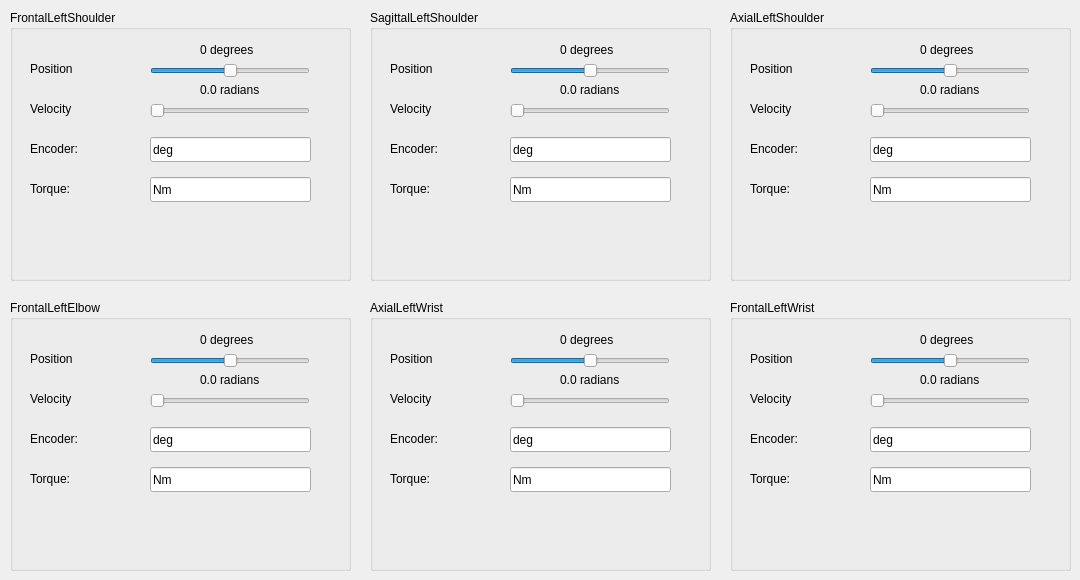
   <widget class="QWidget" name="leftArm_tab">
    <attribute name="title">
     <string>/leftArm</string>
    </attribute>
    <widget class="QGroupBox" name="sagittalLeftShoulder_groupBox">
     <property name="geometry">
      <rect>
       <x>370</x>
       <y>10</y>
       <width>341</width>
       <height>271</height>
      </rect>
     </property>
     <property name="title">
      <string>SagittalLeftShoulder</string>
     </property>
     <widget class="QLabel" name="positionSagittalLeftShoulder_label">
      <property name="geometry">
       <rect>
        <x>20</x>
        <y>50</y>
        <width>67</width>
        <height>17</height>
       </rect>
      </property>
      <property name="text">
       <string>Position</string>
      </property>
     </widget>
     <widget class="QSlider" name="velocitySagittalLeftShoulder_slider">
      <property name="geometry">
       <rect>
        <x>140</x>
        <y>93</y>
        <width>160</width>
        <height>16</height>
       </rect>
      </property>
      <property name="maximum">
       <number>100</number>
      </property>
      <property name="orientation">
       <enum>Qt::Horizontal</enum>
      </property>
     </widget>
     <widget class="QLabel" name="velocitySagittalLeftShoulder_label">
      <property name="geometry">
       <rect>
        <x>20</x>
        <y>90</y>
        <width>67</width>
        <height>17</height>
       </rect>
      </property>
      <property name="text">
       <string>Velocity</string>
      </property>
     </widget>
     <widget class="QSlider" name="positionSagittalLeftShoulder_slider">
      <property name="geometry">
       <rect>
        <x>140</x>
        <y>53</y>
        <width>160</width>
        <height>16</height>
       </rect>
      </property>
      <property name="maximum">
       <number>180</number>
      </property>
      <property name="sliderPosition">
       <number>90</number>
      </property>
      <property name="orientation">
       <enum>Qt::Horizontal</enum>
      </property>
     </widget>
     <widget class="QLabel" name="velocityValueSagittalLeftShoulder_label">
      <property name="geometry">
       <rect>
        <x>190</x>
        <y>70</y>
        <width>111</width>
        <height>20</height>
       </rect>
      </property>
      <property name="text">
       <string>0.0 radians</string>
      </property>
     </widget>
     <widget class="QLabel" name="positionValueSagittalLeftShoulder_label">
      <property name="geometry">
       <rect>
        <x>190</x>
        <y>30</y>
        <width>111</width>
        <height>20</height>
       </rect>
      </property>
      <property name="text">
       <string>0 degrees</string>
      </property>
     </widget>
     <widget class="QLineEdit" name="encoderSagittalLeftShoulder_lineEdit">
      <property name="geometry">
       <rect>
        <x>140</x>
        <y>127</y>
        <width>161</width>
        <height>25</height>
       </rect>
      </property>
      <property name="text">
       <string>deg</string>
      </property>
     </widget>
     <widget class="QLineEdit" name="torqueSagittalLeftShoulder_lineEdit">
      <property name="geometry">
       <rect>
        <x>140</x>
        <y>167</y>
        <width>161</width>
        <height>25</height>
       </rect>
      </property>
      <property name="text">
       <string>Nm</string>
      </property>
     </widget>
     <widget class="QLabel" name="encoderSagittalLeftShoulder_label">
      <property name="geometry">
       <rect>
        <x>20</x>
        <y>130</y>
        <width>67</width>
        <height>17</height>
       </rect>
      </property>
      <property name="text">
       <string>Encoder:</string>
      </property>
     </widget>
     <widget class="QLabel" name="torqueSagittalLeftShoulder_label">
      <property name="geometry">
       <rect>
        <x>20</x>
        <y>170</y>
        <width>67</width>
        <height>17</height>
       </rect>
      </property>
      <property name="text">
       <string>Torque:</string>
      </property>
     </widget>
    </widget>
    <widget class="QGroupBox" name="frontalLeftWrist_groupBox">
     <property name="geometry">
      <rect>
       <x>730</x>
       <y>300</y>
       <width>341</width>
       <height>271</height>
      </rect>
     </property>
     <property name="title">
      <string>FrontalLeftWrist</string>
     </property>
     <widget class="QSlider" name="positionFrontalLeftWrist_slider">
      <property name="geometry">
       <rect>
        <x>140</x>
        <y>53</y>
        <width>160</width>
        <height>16</height>
       </rect>
      </property>
      <property name="maximum">
       <number>180</number>
      </property>
      <property name="sliderPosition">
       <number>90</number>
      </property>
      <property name="orientation">
       <enum>Qt::Horizontal</enum>
      </property>
     </widget>
     <widget class="QLabel" name="positionFrontalLeftWrist_label">
      <property name="geometry">
       <rect>
        <x>20</x>
        <y>50</y>
        <width>67</width>
        <height>17</height>
       </rect>
      </property>
      <property name="text">
       <string>Position</string>
      </property>
     </widget>
     <widget class="QSlider" name="velocityFrontalLeftWrist_slider">
      <property name="geometry">
       <rect>
        <x>140</x>
        <y>93</y>
        <width>160</width>
        <height>16</height>
       </rect>
      </property>
      <property name="maximum">
       <number>100</number>
      </property>
      <property name="orientation">
       <enum>Qt::Horizontal</enum>
      </property>
     </widget>
     <widget class="QLabel" name="velocityFrontalLeftWrist_label">
      <property name="geometry">
       <rect>
        <x>20</x>
        <y>90</y>
        <width>67</width>
        <height>17</height>
       </rect>
      </property>
      <property name="text">
       <string>Velocity</string>
      </property>
     </widget>
     <widget class="QLabel" name="positionValueFrontalLeftWrist_label">
      <property name="geometry">
       <rect>
        <x>190</x>
        <y>30</y>
        <width>111</width>
        <height>20</height>
       </rect>
      </property>
      <property name="text">
       <string>0 degrees</string>
      </property>
     </widget>
     <widget class="QLabel" name="velocityValueFrontalLeftWrist_label">
      <property name="geometry">
       <rect>
        <x>190</x>
        <y>70</y>
        <width>111</width>
        <height>20</height>
       </rect>
      </property>
      <property name="text">
       <string>0.0 radians</string>
      </property>
     </widget>
     <widget class="QLineEdit" name="encoderFrontalLeftWrist_lineEdit">
      <property name="geometry">
       <rect>
        <x>140</x>
        <y>127</y>
        <width>161</width>
        <height>25</height>
       </rect>
      </property>
      <property name="text">
       <string>deg</string>
      </property>
     </widget>
     <widget class="QLineEdit" name="torqueFrontalLeftWrist_lineEdit">
      <property name="geometry">
       <rect>
        <x>140</x>
        <y>167</y>
        <width>161</width>
        <height>25</height>
       </rect>
      </property>
      <property name="text">
       <string>Nm</string>
      </property>
     </widget>
     <widget class="QLabel" name="encoderFrontalLeftWrist_label">
      <property name="geometry">
       <rect>
        <x>20</x>
        <y>130</y>
        <width>67</width>
        <height>17</height>
       </rect>
      </property>
      <property name="text">
       <string>Encoder:</string>
      </property>
     </widget>
     <widget class="QLabel" name="torqueFrontalLeftWrist_label">
      <property name="geometry">
       <rect>
        <x>20</x>
        <y>170</y>
        <width>67</width>
        <height>17</height>
       </rect>
      </property>
      <property name="text">
       <string>Torque:</string>
      </property>
     </widget>
    </widget>
    <widget class="QGroupBox" name="axialLeftShoulder_groupBox">
     <property name="geometry">
      <rect>
       <x>730</x>
       <y>10</y>
       <width>341</width>
       <height>271</height>
      </rect>
     </property>
     <property name="title">
      <string>AxialLeftShoulder</string>
     </property>
     <widget class="QSlider" name="positionAxialLeftShoulder_slider">
      <property name="geometry">
       <rect>
        <x>140</x>
        <y>53</y>
        <width>160</width>
        <height>16</height>
       </rect>
      </property>
      <property name="maximum">
       <number>180</number>
      </property>
      <property name="sliderPosition">
       <number>90</number>
      </property>
      <property name="orientation">
       <enum>Qt::Horizontal</enum>
      </property>
     </widget>
     <widget class="QLabel" name="positionAxialLeftShoulder_label">
      <property name="geometry">
       <rect>
        <x>20</x>
        <y>50</y>
        <width>67</width>
        <height>17</height>
       </rect>
      </property>
      <property name="text">
       <string>Position</string>
      </property>
     </widget>
     <widget class="QLabel" name="velocityAxialLeftShoulder_label">
      <property name="geometry">
       <rect>
        <x>20</x>
        <y>90</y>
        <width>67</width>
        <height>17</height>
       </rect>
      </property>
      <property name="text">
       <string>Velocity</string>
      </property>
     </widget>
     <widget class="QSlider" name="velocityAxialLeftShoulder_slider">
      <property name="geometry">
       <rect>
        <x>140</x>
        <y>93</y>
        <width>160</width>
        <height>16</height>
       </rect>
      </property>
      <property name="maximum">
       <number>100</number>
      </property>
      <property name="orientation">
       <enum>Qt::Horizontal</enum>
      </property>
     </widget>
     <widget class="QLabel" name="velocityValueAxialLeftShoulder_label">
      <property name="geometry">
       <rect>
        <x>190</x>
        <y>70</y>
        <width>111</width>
        <height>20</height>
       </rect>
      </property>
      <property name="text">
       <string>0.0 radians</string>
      </property>
     </widget>
     <widget class="QLabel" name="positionValueAxialLeftShoulder_label">
      <property name="geometry">
       <rect>
        <x>190</x>
        <y>30</y>
        <width>111</width>
        <height>20</height>
       </rect>
      </property>
      <property name="text">
       <string>0 degrees</string>
      </property>
     </widget>
     <widget class="QLineEdit" name="encoderAxialLeftShoulder_lineEdit">
      <property name="geometry">
       <rect>
        <x>140</x>
        <y>127</y>
        <width>161</width>
        <height>25</height>
       </rect>
      </property>
      <property name="text">
       <string>deg</string>
      </property>
     </widget>
     <widget class="QLineEdit" name="torqueAxialLeftShoulder_lineEdit">
      <property name="geometry">
       <rect>
        <x>140</x>
        <y>167</y>
        <width>161</width>
        <height>25</height>
       </rect>
      </property>
      <property name="text">
       <string>Nm</string>
      </property>
     </widget>
     <widget class="QLabel" name="encoderAxialLeftShoulder_label">
      <property name="geometry">
       <rect>
        <x>20</x>
        <y>130</y>
        <width>67</width>
        <height>17</height>
       </rect>
      </property>
      <property name="text">
       <string>Encoder:</string>
      </property>
     </widget>
     <widget class="QLabel" name="torqueAxialLeftShoulder_label">
      <property name="geometry">
       <rect>
        <x>20</x>
        <y>170</y>
        <width>67</width>
        <height>17</height>
       </rect>
      </property>
      <property name="text">
       <string>Torque:</string>
      </property>
     </widget>
    </widget>
    <widget class="QGroupBox" name="frontalLeftShoulder_groupBox">
     <property name="geometry">
      <rect>
       <x>10</x>
       <y>10</y>
       <width>341</width>
       <height>271</height>
      </rect>
     </property>
     <property name="title">
      <string>FrontalLeftShoulder</string>
     </property>
     <widget class="QSlider" name="positionFrontalLeftShoulder_slider">
      <property name="geometry">
       <rect>
        <x>140</x>
        <y>53</y>
        <width>160</width>
        <height>16</height>
       </rect>
      </property>
      <property name="maximum">
       <number>180</number>
      </property>
      <property name="sliderPosition">
       <number>90</number>
      </property>
      <property name="orientation">
       <enum>Qt::Horizontal</enum>
      </property>
     </widget>
     <widget class="QLabel" name="positionFrontalLeftShoulder_label">
      <property name="geometry">
       <rect>
        <x>20</x>
        <y>50</y>
        <width>67</width>
        <height>17</height>
       </rect>
      </property>
      <property name="text">
       <string>Position</string>
      </property>
     </widget>
     <widget class="QSlider" name="velocityFrontalLeftShoulder_slider">
      <property name="geometry">
       <rect>
        <x>140</x>
        <y>93</y>
        <width>160</width>
        <height>16</height>
       </rect>
      </property>
      <property name="maximum">
       <number>100</number>
      </property>
      <property name="orientation">
       <enum>Qt::Horizontal</enum>
      </property>
     </widget>
     <widget class="QLabel" name="velocityFrontalLeftShoulder_label">
      <property name="geometry">
       <rect>
        <x>20</x>
        <y>90</y>
        <width>67</width>
        <height>17</height>
       </rect>
      </property>
      <property name="text">
       <string>Velocity</string>
      </property>
     </widget>
     <widget class="QLabel" name="velocityValueFrontalLeftShoulder_label">
      <property name="geometry">
       <rect>
        <x>190</x>
        <y>70</y>
        <width>111</width>
        <height>20</height>
       </rect>
      </property>
      <property name="text">
       <string>0.0 radians</string>
      </property>
     </widget>
     <widget class="QLabel" name="positionValueFrontalLeftShoulder_label">
      <property name="geometry">
       <rect>
        <x>190</x>
        <y>30</y>
        <width>111</width>
        <height>20</height>
       </rect>
      </property>
      <property name="text">
       <string>0 degrees</string>
      </property>
     </widget>
     <widget class="QLineEdit" name="encoderFrontalLeftShoulder_lineEdit">
      <property name="geometry">
       <rect>
        <x>140</x>
        <y>127</y>
        <width>161</width>
        <height>25</height>
       </rect>
      </property>
      <property name="text">
       <string>deg</string>
      </property>
     </widget>
     <widget class="QLineEdit" name="torqueFrontalLeftShoulder_lineEdit">
      <property name="geometry">
       <rect>
        <x>140</x>
        <y>167</y>
        <width>161</width>
        <height>25</height>
       </rect>
      </property>
      <property name="text">
       <string>Nm</string>
      </property>
     </widget>
     <widget class="QLabel" name="encoderFrontalLeftShoulder_label">
      <property name="geometry">
       <rect>
        <x>20</x>
        <y>130</y>
        <width>67</width>
        <height>17</height>
       </rect>
      </property>
      <property name="text">
       <string>Encoder:</string>
      </property>
     </widget>
     <widget class="QLabel" name="torqueFrontalLeftShoulder_label">
      <property name="geometry">
       <rect>
        <x>20</x>
        <y>170</y>
        <width>67</width>
        <height>17</height>
       </rect>
      </property>
      <property name="text">
       <string>Torque:</string>
      </property>
     </widget>
    </widget>
    <widget class="QGroupBox" name="frontalLeftElbow_groupBox">
     <property name="geometry">
      <rect>
       <x>10</x>
       <y>300</y>
       <width>341</width>
       <height>271</height>
      </rect>
     </property>
     <property name="title">
      <string>FrontalLeftElbow</string>
     </property>
     <widget class="QSlider" name="positionFrontalLeftElbow_slider">
      <property name="geometry">
       <rect>
        <x>140</x>
        <y>53</y>
        <width>160</width>
        <height>16</height>
       </rect>
      </property>
      <property name="maximum">
       <number>180</number>
      </property>
      <property name="sliderPosition">
       <number>90</number>
      </property>
      <property name="orientation">
       <enum>Qt::Horizontal</enum>
      </property>
     </widget>
     <widget class="QLabel" name="positionFrontalLeftElbow_label">
      <property name="geometry">
       <rect>
        <x>20</x>
        <y>50</y>
        <width>67</width>
        <height>17</height>
       </rect>
      </property>
      <property name="text">
       <string>Position</string>
      </property>
     </widget>
     <widget class="QLabel" name="velocityFrontalLeftElbow_label">
      <property name="geometry">
       <rect>
        <x>20</x>
        <y>90</y>
        <width>67</width>
        <height>17</height>
       </rect>
      </property>
      <property name="text">
       <string>Velocity</string>
      </property>
     </widget>
     <widget class="QSlider" name="velocityFrontalLeftElbow_slider">
      <property name="geometry">
       <rect>
        <x>140</x>
        <y>93</y>
        <width>160</width>
        <height>16</height>
       </rect>
      </property>
      <property name="maximum">
       <number>100</number>
      </property>
      <property name="orientation">
       <enum>Qt::Horizontal</enum>
      </property>
     </widget>
     <widget class="QLabel" name="positionValueFrontalLeftElbow_label">
      <property name="geometry">
       <rect>
        <x>190</x>
        <y>30</y>
        <width>111</width>
        <height>20</height>
       </rect>
      </property>
      <property name="text">
       <string>0 degrees</string>
      </property>
     </widget>
     <widget class="QLabel" name="velocityValueFrontalLeftElbow_label">
      <property name="geometry">
       <rect>
        <x>190</x>
        <y>70</y>
        <width>111</width>
        <height>20</height>
       </rect>
      </property>
      <property name="text">
       <string>0.0 radians</string>
      </property>
     </widget>
     <widget class="QLineEdit" name="encoderFrontalLeftElbow_lineEdit">
      <property name="geometry">
       <rect>
        <x>140</x>
        <y>127</y>
        <width>161</width>
        <height>25</height>
       </rect>
      </property>
      <property name="text">
       <string>deg</string>
      </property>
     </widget>
     <widget class="QLineEdit" name="torqueFrontalLeftElbow_lineEdit">
      <property name="geometry">
       <rect>
        <x>140</x>
        <y>167</y>
        <width>161</width>
        <height>25</height>
       </rect>
      </property>
      <property name="text">
       <string>Nm</string>
      </property>
     </widget>
     <widget class="QLabel" name="encoderFrontalLeftElbow_label">
      <property name="geometry">
       <rect>
        <x>20</x>
        <y>130</y>
        <width>67</width>
        <height>17</height>
       </rect>
      </property>
      <property name="text">
       <string>Encoder:</string>
      </property>
     </widget>
     <widget class="QLabel" name="torqueFrontalLeftElbow_label">
      <property name="geometry">
       <rect>
        <x>20</x>
        <y>170</y>
        <width>67</width>
        <height>17</height>
       </rect>
      </property>
      <property name="text">
       <string>Torque:</string>
      </property>
     </widget>
    </widget>
    <widget class="QGroupBox" name="axialLeftWrist_groupBox">
     <property name="geometry">
      <rect>
       <x>370</x>
       <y>300</y>
       <width>341</width>
       <height>271</height>
      </rect>
     </property>
     <property name="title">
      <string>AxialLeftWrist</string>
     </property>
     <widget class="QSlider" name="positionAxialLeftWrist_slider">
      <property name="geometry">
       <rect>
        <x>140</x>
        <y>53</y>
        <width>160</width>
        <height>16</height>
       </rect>
      </property>
      <property name="maximum">
       <number>180</number>
      </property>
      <property name="sliderPosition">
       <number>90</number>
      </property>
      <property name="orientation">
       <enum>Qt::Horizontal</enum>
      </property>
     </widget>
     <widget class="QLabel" name="velocityAxialLeftWrist_label">
      <property name="geometry">
       <rect>
        <x>20</x>
        <y>90</y>
        <width>67</width>
        <height>17</height>
       </rect>
      </property>
      <property name="text">
       <string>Velocity</string>
      </property>
     </widget>
     <widget class="QSlider" name="velocityAxialLeftWrist_slider">
      <property name="geometry">
       <rect>
        <x>140</x>
        <y>93</y>
        <width>160</width>
        <height>16</height>
       </rect>
      </property>
      <property name="maximum">
       <number>100</number>
      </property>
      <property name="orientation">
       <enum>Qt::Horizontal</enum>
      </property>
     </widget>
     <widget class="QLabel" name="positionAxialLeftWrist_label">
      <property name="geometry">
       <rect>
        <x>20</x>
        <y>50</y>
        <width>67</width>
        <height>17</height>
       </rect>
      </property>
      <property name="text">
       <string>Position</string>
      </property>
     </widget>
     <widget class="QLabel" name="positionValueAxialLeftWrist_label">
      <property name="geometry">
       <rect>
        <x>190</x>
        <y>30</y>
        <width>111</width>
        <height>20</height>
       </rect>
      </property>
      <property name="text">
       <string>0 degrees</string>
      </property>
     </widget>
     <widget class="QLabel" name="velocityValueAxialLeftWrist_label">
      <property name="geometry">
       <rect>
        <x>190</x>
        <y>70</y>
        <width>111</width>
        <height>20</height>
       </rect>
      </property>
      <property name="text">
       <string>0.0 radians</string>
      </property>
     </widget>
     <widget class="QLineEdit" name="encoderAxialLeftWrist_lineEdit">
      <property name="geometry">
       <rect>
        <x>140</x>
        <y>127</y>
        <width>161</width>
        <height>25</height>
       </rect>
      </property>
      <property name="text">
       <string>deg</string>
      </property>
     </widget>
     <widget class="QLineEdit" name="torqueAxialLeftWrist_lineEdit">
      <property name="geometry">
       <rect>
        <x>140</x>
        <y>167</y>
        <width>161</width>
        <height>25</height>
       </rect>
      </property>
      <property name="text">
       <string>Nm</string>
      </property>
     </widget>
     <widget class="QLabel" name="encoderAxialLeftWrist_label">
      <property name="geometry">
       <rect>
        <x>20</x>
        <y>130</y>
        <width>67</width>
        <height>17</height>
       </rect>
      </property>
      <property name="text">
       <string>Encoder:</string>
      </property>
     </widget>
     <widget class="QLabel" name="torqueAxialLeftWrist_label">
      <property name="geometry">
       <rect>
        <x>20</x>
        <y>170</y>
        <width>67</width>
        <height>17</height>
       </rect>
      </property>
      <property name="text">
       <string>Torque:</string>
      </property>
     </widget>
    </widget>
   </widget>
